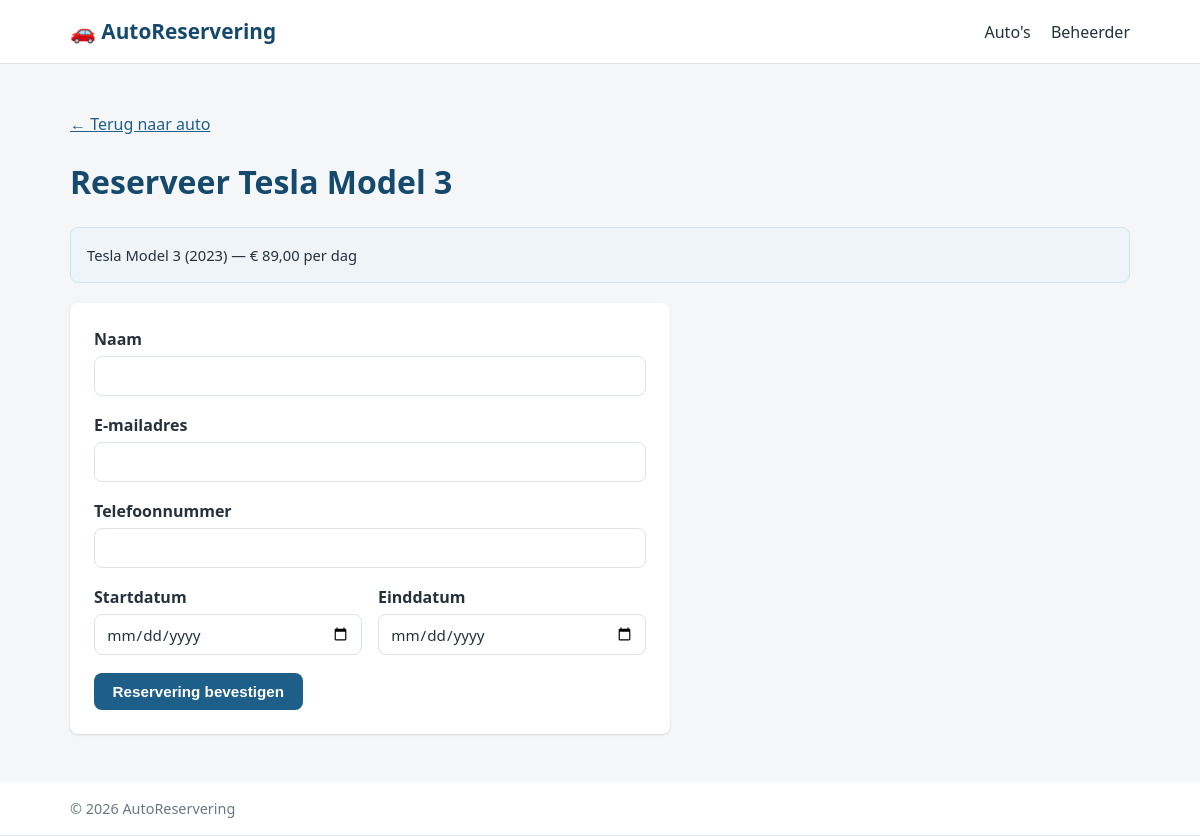
Page /reserve.php?id=2 on the committed database.
### tables this page shows
CREATE TABLE IF NOT EXISTS cars (
    id INT AUTO_INCREMENT PRIMARY KEY,
    brand VARCHAR(100) NOT NULL,
    model VARCHAR(100) NOT NULL,
    year INT NOT NULL,
    price_per_day DECIMAL(10,2) NOT NULL,
    description TEXT,
    photo VARCHAR(255) DEFAULT NULL,
    available TINYINT(1) NOT NULL DEFAULT 1,
    created_at TIMESTAMP DEFAULT CURRENT_TIMESTAMP,
    updated_at TIMESTAMP DEFAULT CURRENT_TIMESTAMP ON UPDATE CURRENT_TIMESTAMP
);

### includes/db.php (called while the page is built)
<?php
function get_pdo(): PDO
{
    static $pdo = null;
    if ($pdo === null) {
        $dsn = 'mysql:host=' . DB_HOST . ';dbname=' . DB_NAME . ';charset=utf8mb4';
        $pdo = new PDO($dsn, DB_USER, DB_PASS, [
            PDO::ATTR_ERRMODE => PDO::ERRMODE_EXCEPTION,
            PDO::ATTR_DEFAULT_FETCH_MODE => PDO::FETCH_ASSOC,
            PDO::ATTR_EMULATE_PREPARES => false,
        ]);
    }
    return $pdo;
}

### includes/functions.php (called while the page is built, shortened)
<?php
function e(?string $value): string
{
    return htmlspecialchars($value ?? '', ENT_QUOTES, 'UTF-8');
}
function format_price(float $price): string
{
    return '€ ' . number_format($price, 2, ',', '.');
}

### reserve.php (the view, shortened to what this page needs)
<?php
$id = (int) ($_GET['id'] ?? $_POST['car_id'] ?? 0);
$stmt = get_pdo()->prepare('SELECT * FROM cars WHERE id = :id');
$stmt->execute(['id' => $id]);
$car = $stmt->fetch();
$formData = [
    'customer_name' => '',
    'email' => '',
    'phone' => '',
    'start_date' => $_GET['start_date'] ?? '',
    'end_date' => $_GET['end_date'] ?? '',
];
require_once __DIR__ . '/includes/header.php';
?>
<p><a href="car.php?id=<?= (int) $car['id'] ?>">&larr; Terug naar auto</a></p>
<h1>Reserveer <?= e($car['brand']) ?> <?= e($car['model']) ?></h1>
<div class="summary-box">
    <?= e($car['brand']) ?> <?= e($car['model']) ?> (<?= e((string) $car['year']) ?>) &mdash; <?= format_price((float) $car['price_per_day']) ?> per dag
</div>
<div class="form-card">
    <form method="post">
        <div class="form-group">
            <label for="customer_name">Naam</label>
            <input type="text" id="customer_name" name="customer_name" required value="<?= e($formData['customer_name']) ?>">
        </div>
        <div class="form-group">
            <label for="email">E-mailadres</label>
            <input type="email" id="email" name="email" required value="<?= e($formData['email']) ?>">
        </div>
        <div class="form-group">
            <label for="phone">Telefoonnummer</label>
            <input type="tel" id="phone" name="phone" required value="<?= e($formData['phone']) ?>">
        </div>
        <div class="form-row">
            <div class="form-group">
                <label for="start_date">Startdatum</label>
                <input type="date" id="start_date" name="start_date" required min="<?= date('Y-m-d') ?>" value="<?= e($formData['start_date']) ?>">
            </div>
            <div class="form-group">
                <label for="end_date">Einddatum</label>
                <input type="date" id="end_date" name="end_date" required min="<?= date('Y-m-d') ?>" value="<?= e($formData['end_date']) ?>">
            </div>
        </div>
        <button type="submit" class="btn">Reservering bevestigen</button>
    </form>
</div>
<?php require_once __DIR__ . '/includes/footer.php'; ?>

### css/style.css (style rules this page uses)
:root { --color-primary: #1e5f8a; --color-primary-dark: #164a6c; --color-accent: #f5a623; --color-bg: #f4f6f8; --color-surface: #ffffff; --color-text: #26313c; --color-muted: #6b7785; --color-border: #dde3e8; --color-success: #2e8b57; --color-success-bg: #e6f4ea; --color-danger: #c0392b; --color-danger-bg: #fbeae8; --radius: 8px; --shadow: 0 1px 3px rgba(0, 0, 0, 0.08), 0 1px 2px rgba(0, 0, 0, 0.06); }
* { box-sizing: border-box; }
body { margin: 0; font-family: "Segoe UI", Roboto, Arial, sans-serif; background: var(--color-bg); color: var(--color-text); line-height: 1.5; }
a { color: var(--color-primary); }
h1, h2, h3 { color: var(--color-primary-dark); }
.btn { display: inline-block; padding: 0.55rem 1.1rem; border-radius: var(--radius); border: 1px solid transparent; background: var(--color-primary); color: #fff; font-size: 0.95rem; font-weight: 600; text-decoration: none; cursor: pointer; }
.form-card { background: var(--color-surface); border-radius: var(--radius); box-shadow: var(--shadow); padding: 1.5rem; max-width: 600px; }
.form-group { margin-bottom: 1.1rem; }
label { display: block; font-weight: 600; margin-bottom: 0.3rem; }
input[type="text"], input[type="email"], input[type="tel"], input[type="number"], input[type="date"], input[type="password"], input[type="file"], select, textarea { width: 100%; padding: 0.55rem 0.7rem; border: 1px solid var(--color-border); border-radius: var(--radius); font-size: 0.95rem; font-family: inherit; background: #fff; color: var(--color-text); }
.form-row { display: flex; gap: 1rem; }
.form-row .form-group { flex: 1; }
.summary-box { background: #eef4f8; border: 1px solid #d3e3ec; border-radius: var(--radius); padding: 1rem; margin-bottom: 1.25rem; font-size: 0.92rem; }

### rows in the picture
cars: brand "Tesla", model "Model 3", year "2023", price_per_day "€ 89,00"
